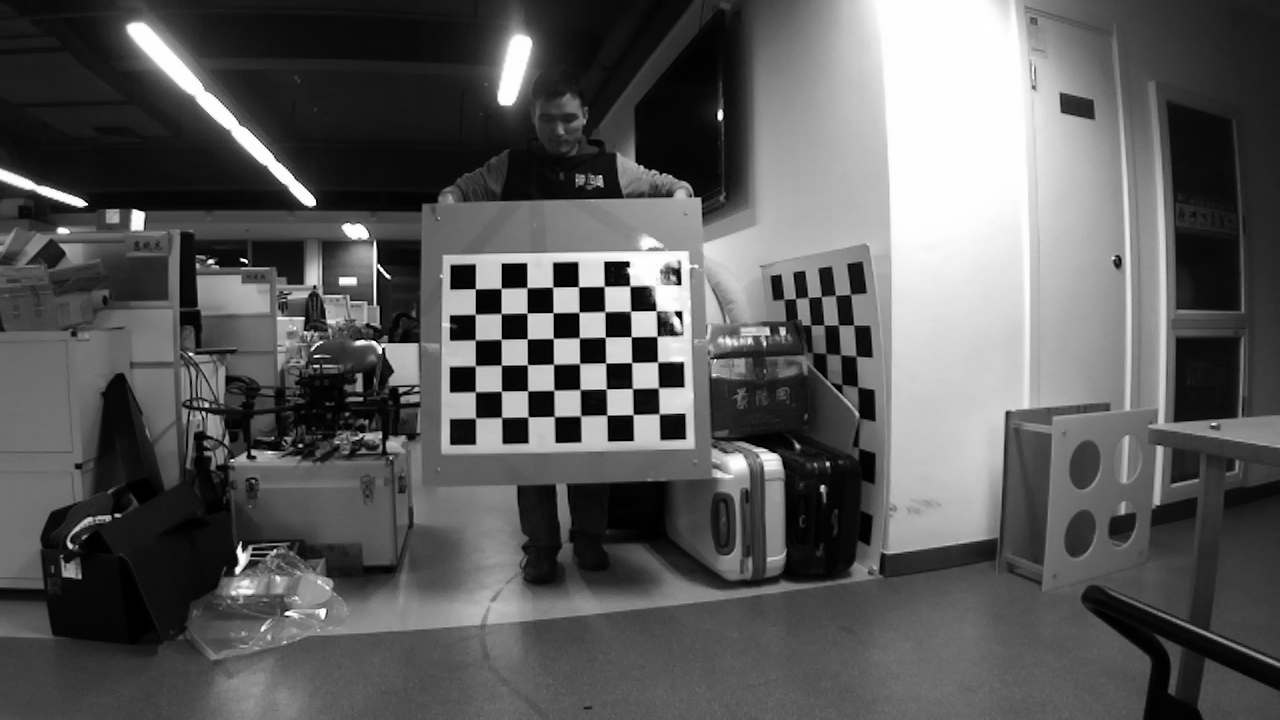
%> input picture CornerFinder/test_data/left-0010.png, 1280 x 720 px
$ octave --eval "result = harris(imread('test_data/left-0010.png'));"   (GNU Octave 9; MATLAB toolbox functions it lacks are replaced by stand-ins)
%> lines starting %> are read from the running program, lines starting %| are printed output that depends on the picture
### CornerFinder/gscale.m
function g=gscale(f,method,low,high)
% GSCALE adjusts the scale of an image.
%
% GSCALE returns the input image with the scale adjusted according to the
% input specifications.
%
% USAGE:
%     g=gscale(f,'minmax'); adjusts the image to the default min and max of
%     class of the input image
%
%     g=gscale(f,'full8'); adjusts the image to a 8bit scale
%
%     g=gscale(f,'full16'); adjsuts the image to a 16bit scale
%
% INPUTS:
%     f: grayscale image (any class)
%     method: scaling method
%
% OUTPUTS:
%     g: adjusted image

% input error checking
if ~exist('f','var') || isempty(f)
    error('Please Input Image');
end
if ~exist('method','var') || isempty(method)
    error('Please Specify Method');
end
if ~exist('low','var') || isempty(low)
    low=0;
end
if ~exist('high','var') || isempty(high)
    high=1;
end
if numel(low)>1 || numel(high)>1
    error('Low and High should be scalars');
end
if low>1 || low<0 || high>1 || high<0
    error('Low and High should be between 0 and 1');
end

g=double(f);
low=double(low);
high=double(high);
gmin=min(g(:));
gmax=max(g(:));

%Adjust to [0,1]
g=(g-gmin)./(gmax-gmin);


switch method
    case 'full8'
        g=im2uint8(g);
    case 'full16'
        g=im2uint16(g);
    case 'minmax'
        g=g.*(high-low)+low;
        switch class(f)
            case 'uint8'
                g=im2uint8(g);
            case 'uint16'
                g=im2uint16(g);
            case 'double'
                g=im2double(g);
            otherwise
                error('Unsupported Format, Supported Formats: unit8, uint16, double');
        end
    otherwise
        error('Invalid Method');
end

### CornerFinder/harris.m
function imgout=harris(img,win)
% HARRIS obtains the Harris transform of image.
%
% HARRIS takes gets the Harris transform image of an input grayscale image.
%
% USAGE:
%     imgout=harris(img); if win is not specified the default value is
%     used min(size(img))/140
%
%     imgout=harris(img,win); win is the window size of the Harris
%     transform
%
% INPUTS:
%     img: grayscale double class image
%
%     win: scalar specifying the window size
%
% OUTPUTS:
% imgout: Harris transform image

if ~exist('win','var')|| isempty(win)
    win=round(min(size(img))/140);
end

dx =[-1 0 1; -2 0 2;-1 0 1]; % The Mask
    dy = dx';


    ix = conv2(img, dx, 'same');
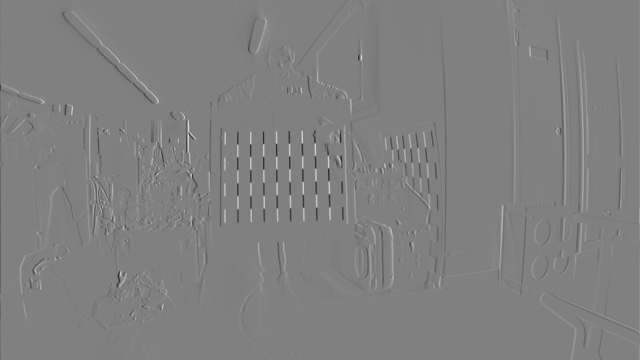
%> ix: size 720x1280 double (shown at 1/2 size); min -1012, max 997, mean 0.1; drawn with min black and max white
    iy = conv2(img, dy, 'same');
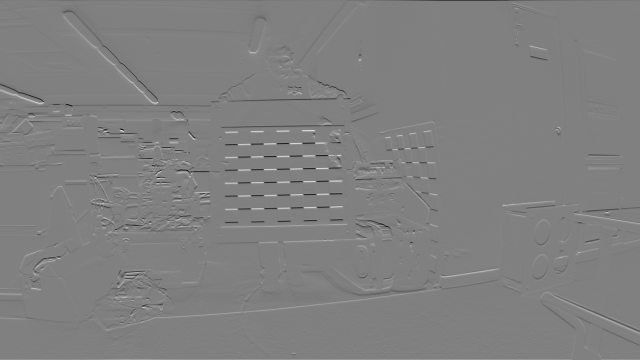
%> iy: size 720x1280 double (shown at 1/2 size); min -1019, max 1005, mean -0.1; drawn with min black and max white
    m = fspecial('average',win);


    a = conv2(ix.^2, m, 'same');
    b = conv2(iy.^2, m, 'same');
    c = conv2(ix.*iy,m,'same');
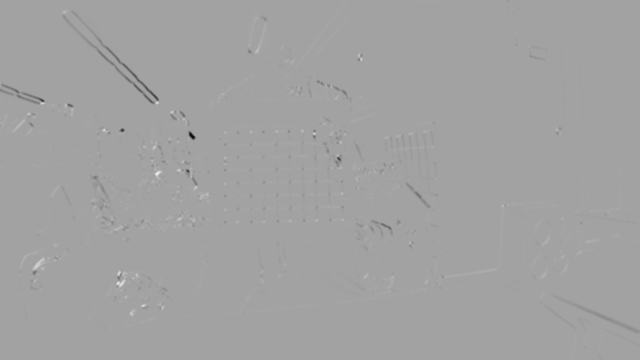
%> c: size 720x1280 double (shown at 1/2 size); min -199888.8, max 113631.1, mean -302.3; drawn with min black and max white

    imgout = (a.*b - c.^2)./(a + b + eps);
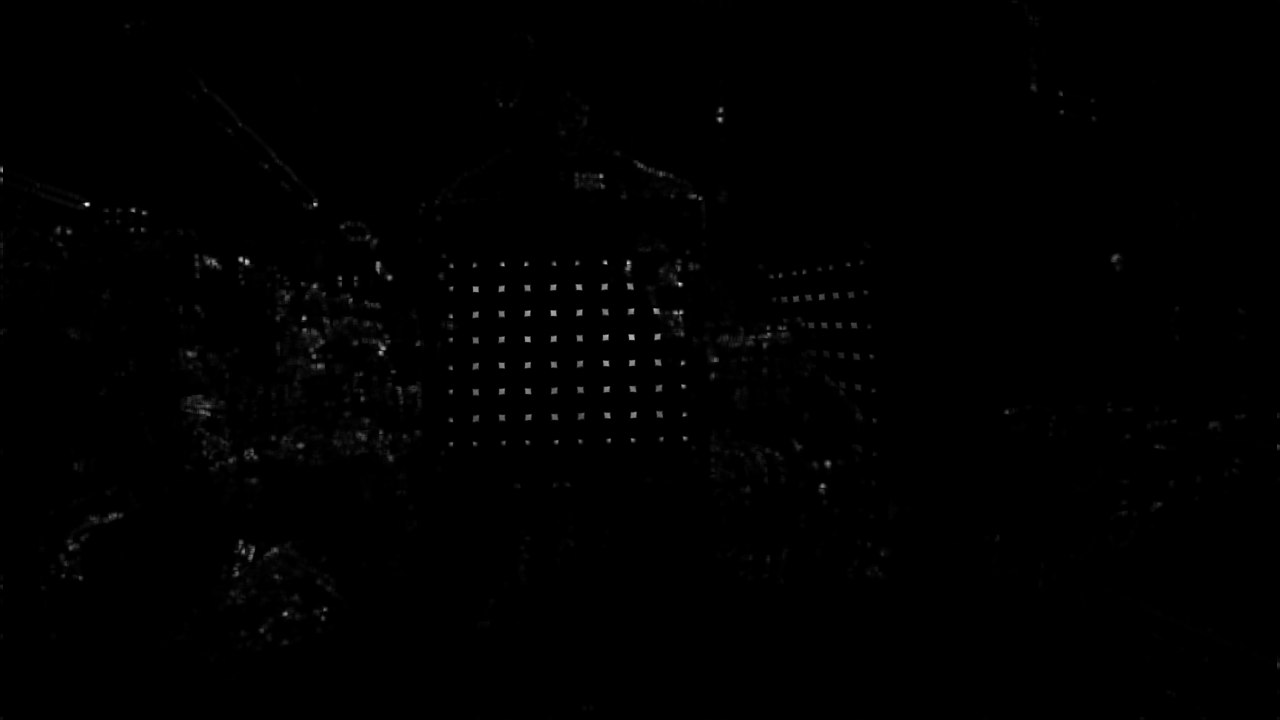
%> imgout: size 720x1280 double; min 0, max 96821.7, mean 401.9; drawn with min black and max white
    imgout=gscale(imgout,'minmax');
%> in gscale, `gmin=min(g(:));`: gmin = 0
%> in gscale, `gmax=max(g(:));`: gmax = 96821.7

$ run again, on CornerFinder/test_data/left-0038.png
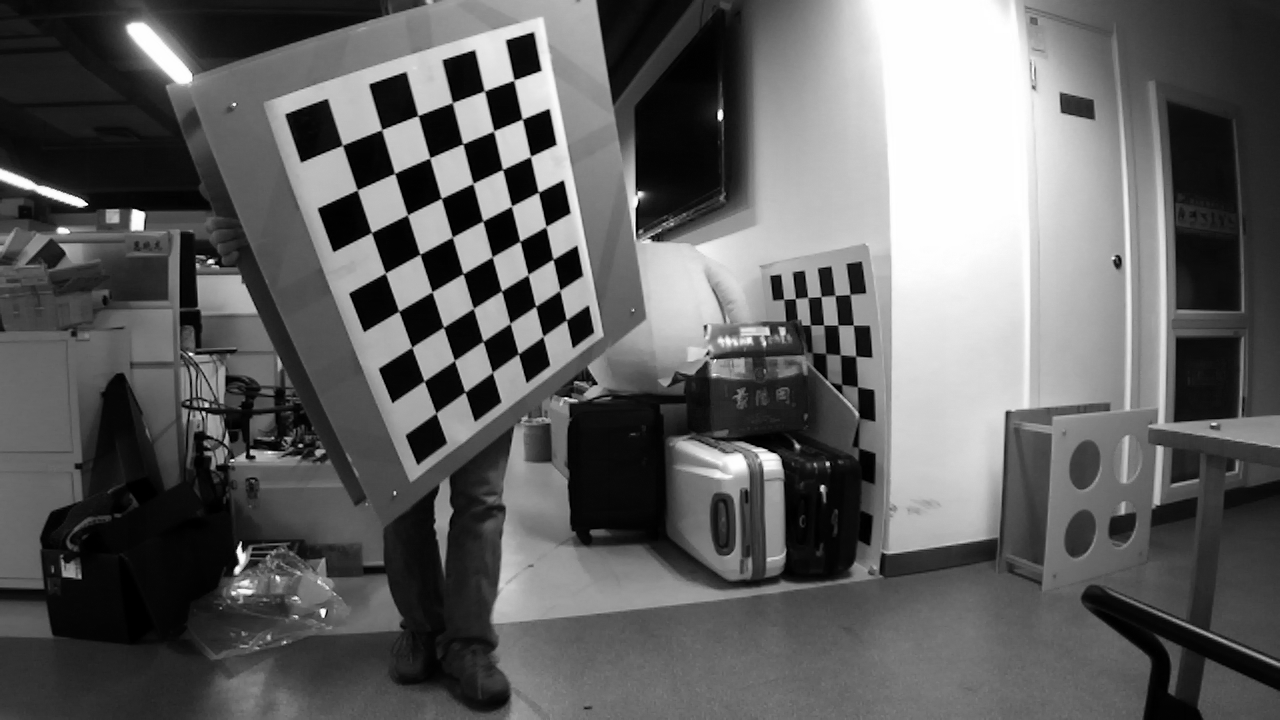
%> input picture CornerFinder/test_data/left-0038.png, 1280 x 720 px
%> in harris, `c = conv2(ix.*iy,m,'same');`:
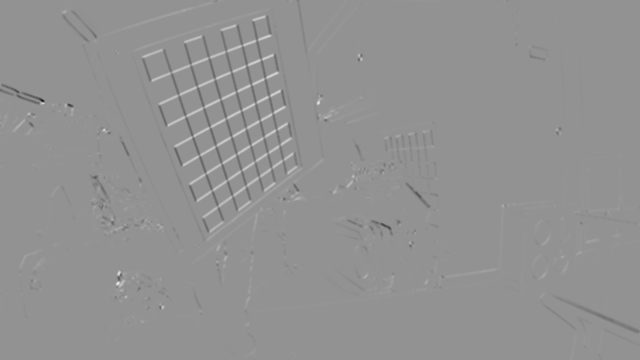
%> c: size 720x1280 double (shown at 1/2 size); min -150323.4, max 110847.2, mean -75.5; drawn with min black and max white
%> in harris, `imgout = (a.*b - c.^2)./(a + b + eps);`:
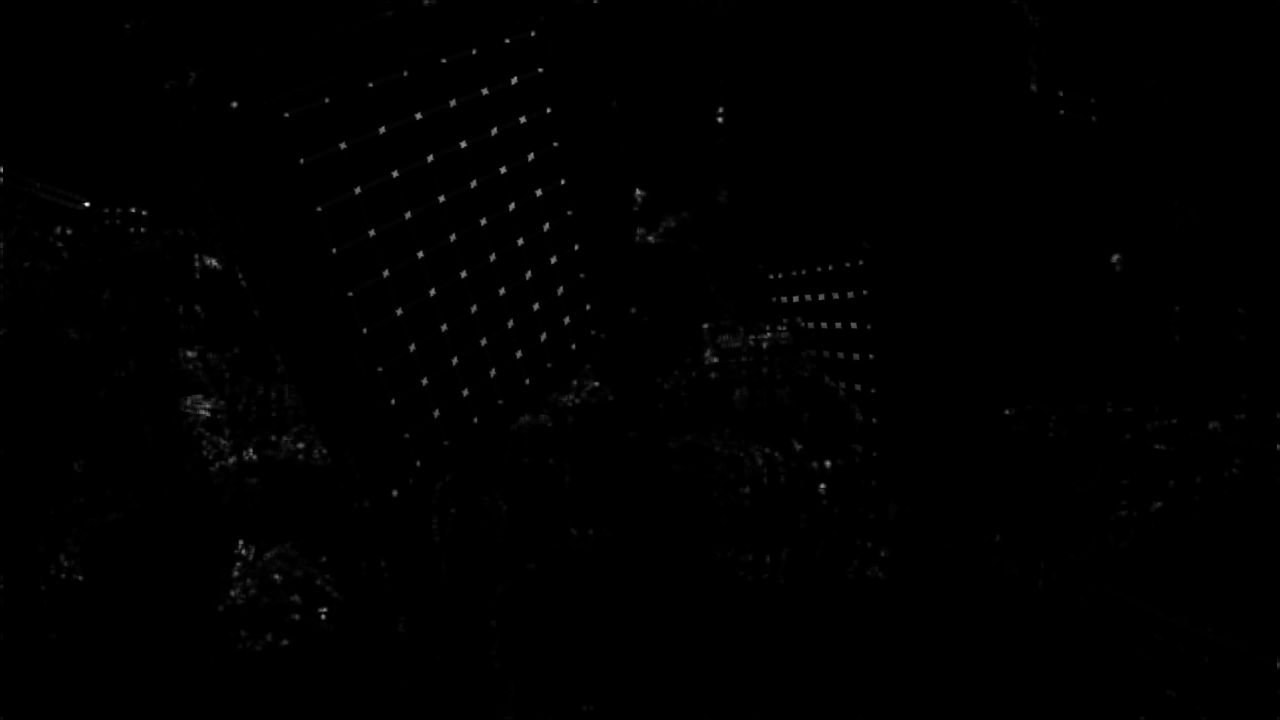
%> imgout: size 720x1280 double; min 0, max 96611, mean 329.5; drawn with min black and max white
%> gmin = 0
%> gmax = 96611

$ run again, on CornerFinder/test_data/left-0046.png
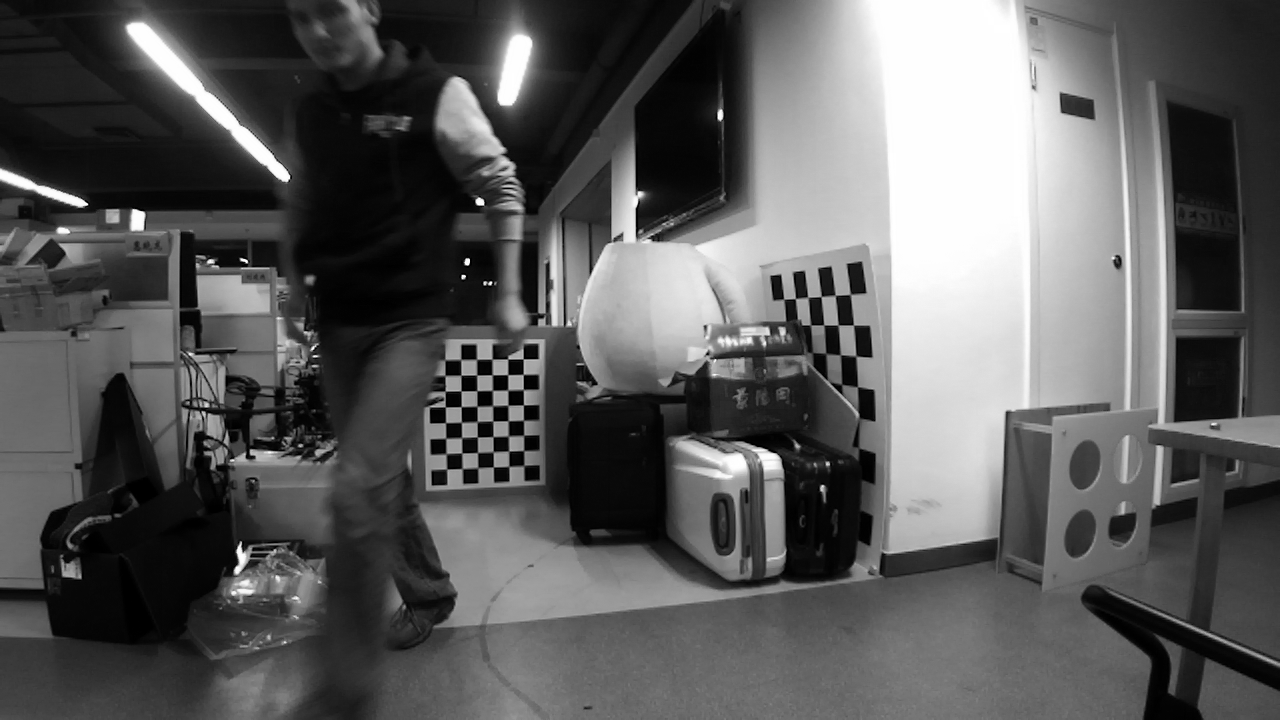
%> input picture CornerFinder/test_data/left-0046.png, 1280 x 720 px
%> in harris, `b = conv2(iy.^2, m, 'same');`:
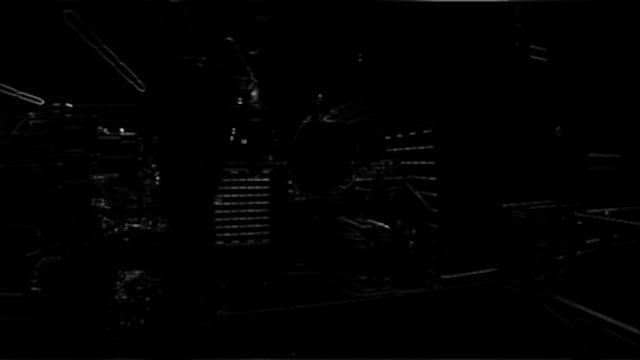
%> b: size 720x1280 double (shown at 1/2 size); min 0, max 492214, mean 3053.3; drawn with min black and max white
%> in harris, `c = conv2(ix.*iy,m,'same');`:
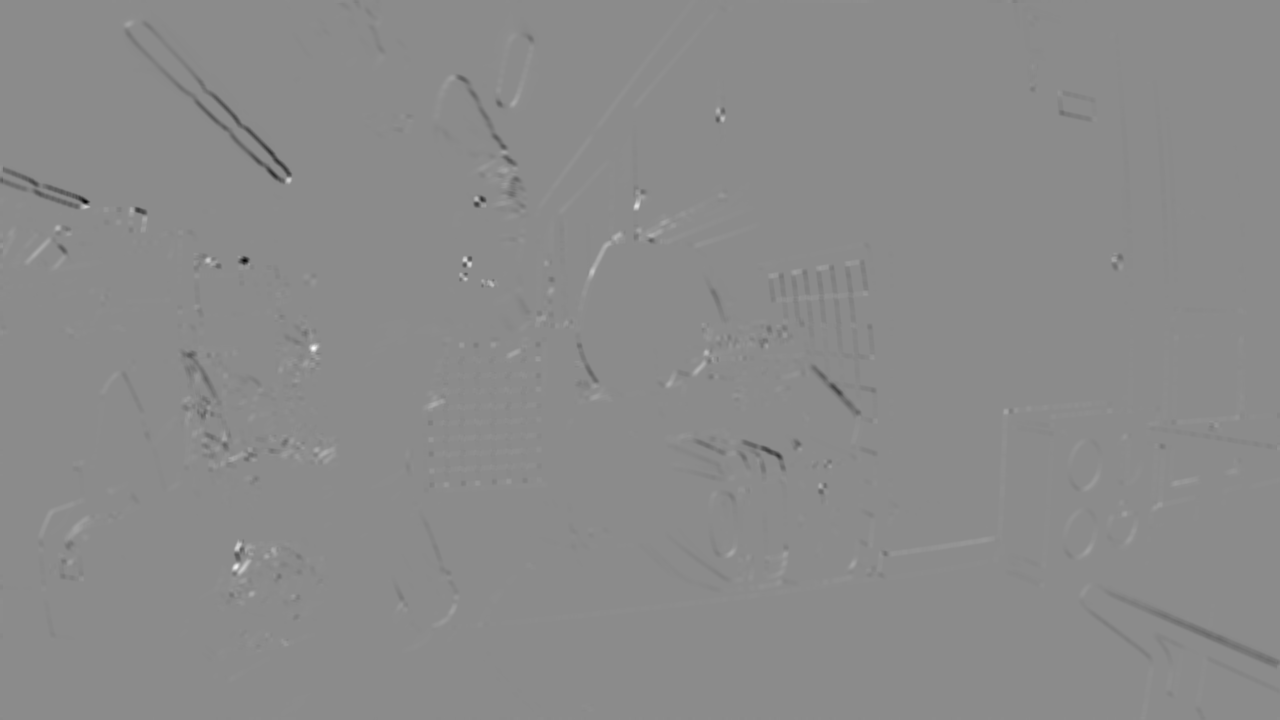
%> c: size 720x1280 double; min -152673.4, max 126260.6, mean -224.1; drawn with min black and max white
%> gmin = 0
%> gmax = 135375.6
